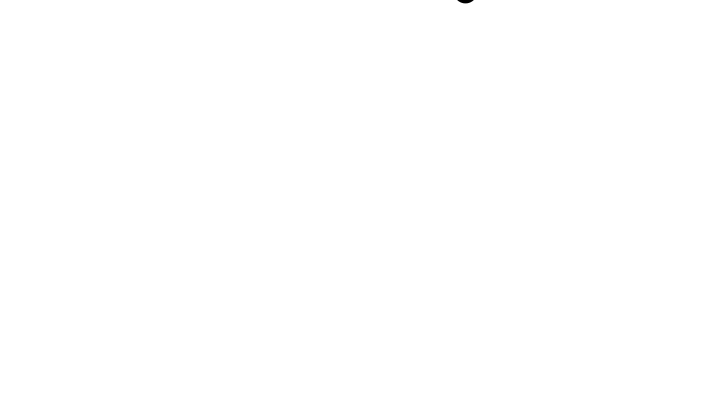
Frame 1 (no input)
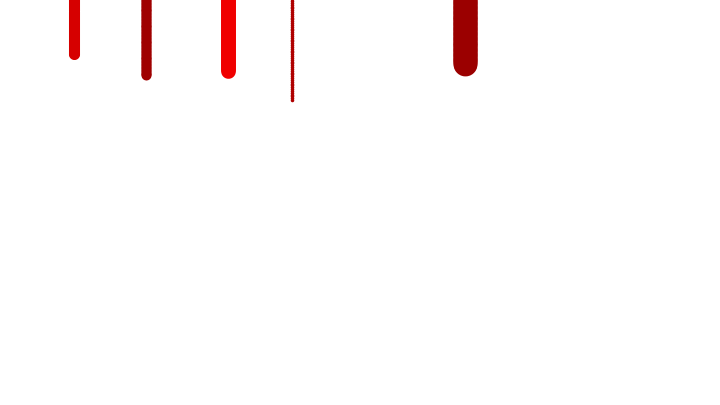
Frame 60 (the mouse pressed at the canvas centre just before this capture)
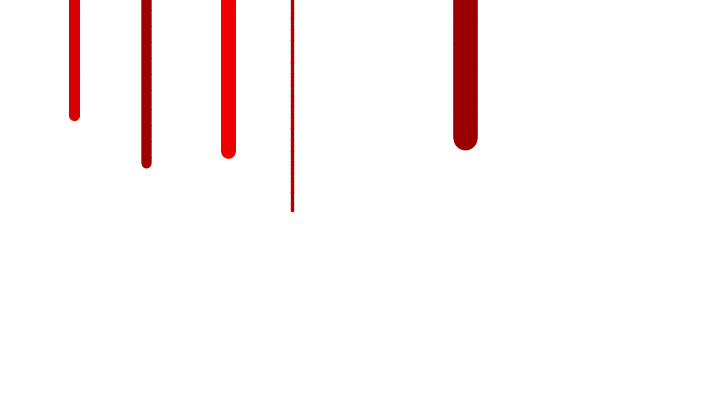
Frame 120 (the mouse held since frame 60 and released just before this capture)

The Processing sketch that drew these frames (run headless with seeded random() and noise(); from frame 60 on, the mouse is pressed at the canvas centre):

// Processing sketch: processing_44903
// ── processing_44903.pde

tinta t1 ;               // iniciar variáveis
tinta t2 ;               // estas variaveis são do tipo de classe "tinta"
tinta t3 ;
tinta t4 ;
tinta t5 ;

void setup () {                  
  size(720, 405);
  smooth();
  background (255);
  t1 = new tinta ();               // definir valor inicial das variaveis
  t2 = new tinta ();               // neste caso, são definidas como "novas"
  t3 = new tinta ();
  t4 = new tinta ();
  t5 = new tinta ();
}
 

 
void draw() {                             
  
  t1.desenhar();                   // são chamadas as varias funções para cada objecto
  t1.mover();
  t1.colisao();
  t2.desenhar();
  t2.mover();
  t2.colisao();
  t3.desenhar();
  t3.mover();
  t3.colisao();
  t4.desenhar();
  t4.mover();
  t4.colisao();
  t5.desenhar();
  t5.mover();
  t5.colisao();
  
}
 
class tinta  {                                       // inicio da classe tinta

  float posx, posy, largura, velocidade, r;           // variaveis
  
  tinta () {                                           
    posx=random(width);                              // a posição horizontal da linha varia por todo o ecrã
    posy=random(-10,-5);                             // a linha reinicia "antes" do ecrã
    largura=random(2,25);                            // define a largura da linha
    velocidade=random(1,2);                          // define a velocidade da linha                    
    r=random(150,255);                               // a cor vai variar apenas em alguns vermelhos por isso só defino uma variável para o valor da cor
  }


void desenhar () {                                  // função desenhar 
  strokeWeight(largura);                            // a largura varia de linha para linha
  line(posx, posy, posx, posy);                     // é definada a posição da linha
  stroke(r,0,0);                                    // cor da linha que só varia entre alguns vermelhos
}                                                   // fim da função desenhar

void mover () {                                     // inicio da função mover
  posy=posy+velocidade;                             // função que permite incremento constante de deslocação
}                                                   // fim da função mover

void colisao () {                                    // inicio da função colisao
  if (posy > height) {                               // condição que verifica se a linha chegou ao fim do ecrã
   posx=random(width);                               // a posição horizontal da linha varia por todo o ecrã
   posy=random(-10,-5);                              // a linha reinicia "antes" do ecrã
   largura=random(2,25);                             // define a largura da linha
   velocidade=random(1,2);                           // define a velocidade da linha
  }                                                  // fim da condição que verifica se a linha chegou ao fim do ecrã
}                                                    // fim da função colisao


}                                                    // fim de classe
